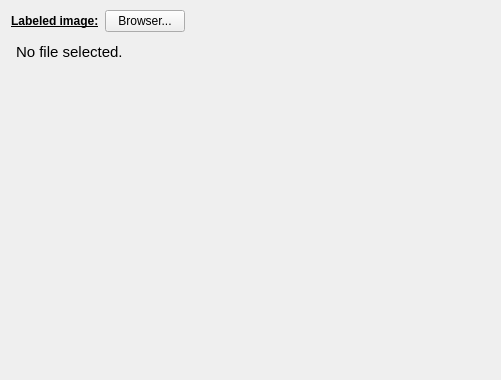
           <widget class="QWidget" name="tab_12">
            <attribute name="title">
             <string>Input</string>
            </attribute>
            <widget class="QTextEdit" name="question_SALT_textEdit_3">
             <property name="geometry">
              <rect>
               <x>200</x>
               <y>50</y>
               <width>291</width>
               <height>141</height>
              </rect>
             </property>
             <property name="styleSheet">
              <string notr="true">QTextEdit {
	background-color : transparent
}

</string>
             </property>
             <property name="readOnly">
              <bool>true</bool>
             </property>
             <property name="html">
              <string>&lt;!DOCTYPE HTML PUBLIC &quot;-//W3C//DTD HTML 4.0//EN&quot; &quot;http://www.w3.org/TR/REC-html40/strict.dtd&quot;&gt;
&lt;html&gt;&lt;head&gt;&lt;meta name=&quot;qrichtext&quot; content=&quot;1&quot; /&gt;&lt;style type=&quot;text/css&quot;&gt;
p, li { white-space: pre-wrap; }
&lt;/style&gt;&lt;/head&gt;&lt;body style=&quot; font-family:'Ubuntu'; font-size:11pt; font-weight:400; font-style:normal;&quot;&gt;
&lt;p style=&quot;-qt-paragraph-type:empty; margin-top:0px; margin-bottom:0px; margin-left:0px; margin-right:0px; -qt-block-indent:0; text-indent:0px;&quot;&gt;&lt;br /&gt;&lt;/p&gt;&lt;/body&gt;&lt;/html&gt;</string>
             </property>
            </widget>
            <widget class="QTextEdit" name="question_KWM_textEdit_3">
             <property name="geometry">
              <rect>
               <x>200</x>
               <y>250</y>
               <width>291</width>
               <height>121</height>
              </rect>
             </property>
             <property name="styleSheet">
              <string notr="true">QTextEdit {
	background-color : transparent
}

</string>
             </property>
             <property name="readOnly">
              <bool>true</bool>
             </property>
             <property name="html">
              <string>&lt;!DOCTYPE HTML PUBLIC &quot;-//W3C//DTD HTML 4.0//EN&quot; &quot;http://www.w3.org/TR/REC-html40/strict.dtd&quot;&gt;
&lt;html&gt;&lt;head&gt;&lt;meta name=&quot;qrichtext&quot; content=&quot;1&quot; /&gt;&lt;style type=&quot;text/css&quot;&gt;
p, li { white-space: pre-wrap; }
&lt;/style&gt;&lt;/head&gt;&lt;body style=&quot; font-family:'Ubuntu'; font-size:11pt; font-weight:400; font-style:normal;&quot;&gt;
&lt;p style=&quot;-qt-paragraph-type:empty; margin-top:0px; margin-bottom:0px; margin-left:0px; margin-right:0px; -qt-block-indent:0; text-indent:0px;&quot;&gt;&lt;br /&gt;&lt;/p&gt;&lt;/body&gt;&lt;/html&gt;</string>
             </property>
            </widget>
            <widget class="QWidget" name="layoutWidget">
             <property name="geometry">
              <rect>
               <x>11</x>
               <y>10</y>
               <width>481</width>
               <height>181</height>
              </rect>
             </property>
             <layout class="QVBoxLayout" name="verticalLayout_3">
              <item>
               <layout class="QHBoxLayout" name="horizontalLayout_68">
                <item>
                 <layout class="QHBoxLayout" name="horizontalLayout_71">
                  <item>
                   <widget class="QLabel" name="label_36">
                    <property name="font">
                     <font>
                      <weight>75</weight>
                      <bold>true</bold>
                      <underline>true</underline>
                     </font>
                    </property>
                    <property name="text">
                     <string>Labeled image:</string>
                    </property>
                   </widget>
                  </item>
                  <item>
                   <widget class="QPushButton" name="labeled_image_pushButton">
                    <property name="text">
                     <string>Browser...</string>
                    </property>
                    <property name="flat">
                     <bool>false</bool>
                    </property>
                   </widget>
                  </item>
                 </layout>
                </item>
                <item>
                 <spacer name="horizontalSpacer_39">
                  <property name="orientation">
                   <enum>Qt::Horizontal</enum>
                  </property>
                  <property name="sizeHint" stdset="0">
                   <size>
                    <width>40</width>
                    <height>20</height>
                   </size>
                  </property>
                 </spacer>
                </item>
               </layout>
              </item>
              <item>
               <widget class="QTextEdit" name="labeled_image_textEdit">
                <property name="styleSheet">
                 <string notr="true">QTextEdit {
	background-color : transparent
}</string>
                </property>
                <property name="readOnly">
                 <bool>true</bool>
                </property>
                <property name="html">
                 <string>&lt;!DOCTYPE HTML PUBLIC &quot;-//W3C//DTD HTML 4.0//EN&quot; &quot;http://www.w3.org/TR/REC-html40/strict.dtd&quot;&gt;
&lt;html&gt;&lt;head&gt;&lt;meta name=&quot;qrichtext&quot; content=&quot;1&quot; /&gt;&lt;style type=&quot;text/css&quot;&gt;
p, li { white-space: pre-wrap; }
&lt;/style&gt;&lt;/head&gt;&lt;body style=&quot; font-family:'Ubuntu'; font-size:11pt; font-weight:400; font-style:normal;&quot;&gt;
&lt;p style=&quot; margin-top:0px; margin-bottom:0px; margin-left:0px; margin-right:0px; -qt-block-indent:0; text-indent:0px;&quot;&gt;No file selected.&lt;/p&gt;&lt;/body&gt;&lt;/html&gt;</string>
                </property>
               </widget>
              </item>
             </layout>
            </widget>
           </widget>
